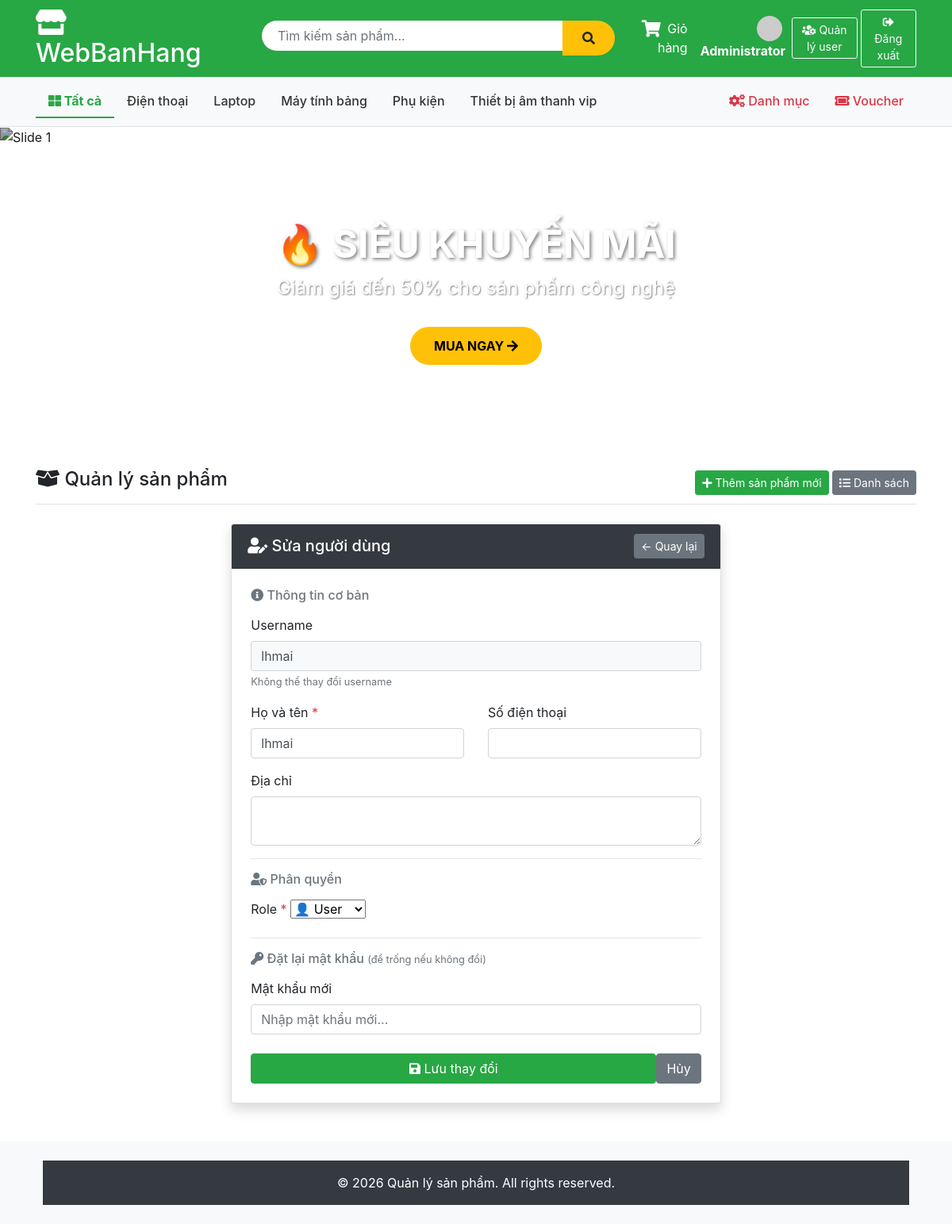
The page /Account/editUser/5 (signed in) on the database its author committed.
### tables this page shows
CREATE TABLE `category` (
  `id` int NOT NULL AUTO_INCREMENT,
  `name` varchar(100) NOT NULL,
  `description` text,
  PRIMARY KEY (`id`)
);

CREATE TABLE `account` (
  `id` int NOT NULL AUTO_INCREMENT,
  `username` varchar(255) NOT NULL,
  `fullname` varchar(255) NOT NULL,
  `email` varchar(255) DEFAULT NULL,
  `password` varchar(255) NOT NULL,
  `role` enum('admin','user') DEFAULT 'user',
  `avatar` varchar(255) DEFAULT NULL,
  `phone` varchar(20) DEFAULT NULL,
  `address` text,
  `is_locked` tinyint DEFAULT '0',
  `remember_token` varchar(255) DEFAULT NULL,
  `token_expire` datetime DEFAULT NULL,
  `reset_token` varchar(255) DEFAULT NULL,
  `reset_expire` datetime DEFAULT NULL,
  `security_question` varchar(255) DEFAULT NULL,
  `security_answer` varchar(255) DEFAULT NULL,
  PRIMARY KEY (`id`),
  UNIQUE KEY `username` (`username`),
  UNIQUE KEY `email` (`email`)
);

### app/controllers/AccountController.php (called while the page is built, shortened)
<?php
require_once('app/config/database.php');
require_once('app/models/AccountModel.php');
require_once('app/helpers/SessionHelper.php');
class AccountController {
    private $accountModel;
    public function __construct() {
        $this->db           = (new Database())->getConnection();
        $this->accountModel = new AccountModel($this->db);
    }
    public function editUser($id) {
        $account = $this->accountModel->getAccountById($id);
        include 'app/views/account/edit_user.php';
    }
}
?>

### index.php (called while the page is built, shortened)
<?php
require_once 'app/helpers/SessionHelper.php';
require_once 'app/config/database.php';
$url = $_GET['url'] ?? '';
$url = rtrim($url, '/');
$url = filter_var($url, FILTER_SANITIZE_URL);
$url = explode('/', $url);
$action = isset($url[1]) && $url[1] != '' ? $url[1] : 'index';
$controller = new $controllerName();
call_user_func_array([$controller, $action], array_slice($url, 2));
?>

### app/helpers/SessionHelper.php (called while the page is built, shortened)
<?php
class SessionHelper {
    public static function isLoggedIn() {
        return isset($_SESSION['username']);
    }
    public static function isAdmin() {
        return isset($_SESSION['username']) &&
               isset($_SESSION['role']) &&
               $_SESSION['role'] === 'admin';
    }
}
?>

### app/config/database.php (called while the page is built, shortened)
<?php
class Database {
    private $host = "localhost";
    private $db_name = "my_store";
    private $username = "root";
    private $password = "";
    public function getConnection() {
        $this->conn = null;
        try {
            $this->conn = new PDO(
                "mysql:host=" . $this->host . ";dbname=" . $this->db_name,
                $this->username,
                $this->password
            );
            $this->conn->exec("set names utf8");
        } catch(PDOException $exception) {
            echo "Connection error: " . $exception->getMessage();
        }
        return $this->conn;
    }
}
?>

### app/models/AccountModel.php (called while the page is built, shortened)
<?php
class AccountModel {
    private $conn;
    private $table_name = "account";
    public function __construct($db) {
        $this->conn = $db;
    }
    public function getAccountById($id) {
        $query = "SELECT * FROM " . $this->table_name . " WHERE id = :id LIMIT 1";
        $stmt  = $this->conn->prepare($query);
        $stmt->bindParam(":id", $id, PDO::PARAM_INT);
        $stmt->execute();
        return $stmt->fetch(PDO::FETCH_OBJ);
    }
}
?>

### app/views/account/edit_user.php (the view, shortened to what this page needs)
<?php include 'app/views/shares/header.php'; ?>
<div class="container mt-4">
    <div class="row justify-content-center">
        <div class="col-md-7">
            <div class="card shadow">
                <div class="card-header bg-dark text-white d-flex justify-content-between align-items-center">
                    <h5 class="mb-0">
                        <i class="fas fa-user-edit"></i> Sửa người dùng
                    </h5>
                    <a href="/Account/manageUsers" class="btn btn-sm btn-secondary">
                        ← Quay lại
                    </a>
                </div>
                <div class="card-body p-4">
                    <form method="POST" action="/Account/updateUser">
                        <h6 class="text-muted mb-3">
                            <i class="fas fa-info-circle"></i> Thông tin cơ bản
                        </h6>
                        <div class="mb-3">
                            <label>Username</label>
                            <input type="text" class="form-control bg-light"
                                   value="<?= htmlspecialchars($account->username) ?>"
                                   disabled>
                            <small class="text-muted">Không thể thay đổi username</small>
                        </div>
                        <div class="row">
                            <div class="col-md-6 mb-3">
                                <label>Họ và tên <span class="text-danger">*</span></label>
                                <input type="text" name="fullname" class="form-control"
                                       value="<?= htmlspecialchars($account->fullname) ?>"
                                       required>
                            </div>
                            <div class="col-md-6 mb-3">
                                <label>Số điện thoại</label>
                                <input type="text" name="phone" class="form-control"
                                       value="<?= htmlspecialchars($account->phone ?? '') ?>">
                            </div>
                        </div>
                        <div class="mb-3">
                            <label>Địa chỉ</label>
                            <textarea name="address" class="form-control" rows="2"><?= htmlspecialchars($account->address ?? '') ?></textarea>
                        </div>
                        <hr>
                        <h6 class="text-muted mb-3">
                            <i class="fas fa-user-shield"></i> Phân quyền
                        </h6>
                        <div class="mb-3">
                            <label>Role <span class="text-danger">*</span></label>
                            <select name="role" class="form-select"
                                    <?= ($account->id == $_SESSION['user_id']) ? 'disabled' : '' ?>>
                                <option value="user"  <?= $account->role === 'user'  ? 'selected' : '' ?>>
                                    👤 User
                                </option>
                            </select>
                        </div>
                        <hr>
                        <h6 class="text-muted mb-3">
                            <i class="fas fa-key"></i> Đặt lại mật khẩu
                            <small class="text-muted fw-normal">(để trống nếu không đổi)</small>
                        </h6>
                        <div class="mb-4">
                            <label>Mật khẩu mới</label>
                            <input type="password" name="new_password"
                                   class="form-control" minlength="6"
                                   placeholder="Nhập mật khẩu mới...">
                        </div>
                        <div class="d-flex gap-2">
                            <button type="submit" class="btn btn-success flex-grow-1">
                                <i class="fas fa-save"></i> Lưu thay đổi
                            </button>
                            <a href="/Account/manageUsers" class="btn btn-secondary">
                                Hủy
                            </a>
                        </div>
                    </form>
                </div>
            </div>
        </div>
    </div>
</div>
<?php include 'app/views/shares/footer.php'; ?>

### app/views/shares/header.php (shortened to what this page needs)
<?php
require_once 'app/helpers/SessionHelper.php';
?>
<!DOCTYPE html>
<html lang="vi">
<head>
    <link href="https://stackpath.bootstrapcdn.com/bootstrap/4.5.2/css/bootstrap.min.css" rel="stylesheet">
    <link rel="stylesheet" href="https://cdnjs.cloudflare.com/ajax/libs/font-awesome/5.15.4/css/all.min.css">
</head>
<body>
    <div class="header-top">
        <div class="container">
            <div class="row align-items-center">
                <div class="col-md-3">
                    <h2 class="text-white mb-0">
                        <a href="/Product" style="color: white; text-decoration: none;">
                            <i class="fas fa-store"></i> WebBanHang
                        </a>
                    </h2>
                </div>
                <div class="col-md-5">
                    <form action="/Product/search" method="GET" class="search-box d-flex">
                        <input type="text" name="keyword" class="form-control"
                               placeholder="Tìm kiếm sản phẩm..."
                               value="<?php echo htmlspecialchars($_GET['keyword'] ?? ''); ?>">
                        <button type="submit" class="btn btn-warning">
                            <i class="fas fa-search"></i>
                        </button>
                    </form>
                </div>
                <div class="col-md-4 text-white text-right d-flex align-items-center justify-content-end">
                    <a href="/Product/cart" class="text-white mr-3 position-relative" style="text-decoration: none;">
                        <span class="cart-icon-wrapper">
                            <i class="fas fa-shopping-cart fa-lg"></i>
                        </span>
                        <span class="ml-1 d-none d-md-inline">Giỏ hàng</span>
                    </a>
                    <?php if (SessionHelper::isLoggedIn()): ?>
                        <a href="/Account/profile" class="text-white mr-2" style="text-decoration:none;">
                            <?php
                            $avatarSrc = !empty($_SESSION['avatar'])
                                ? '/public/' . $_SESSION['avatar']
                                : 'https://ui-avatars.com/api/?name=' . urlencode($_SESSION['fullname'] ?? 'U') . '&size=32&background=fff&color=28a745';
                            ?>
                            <img src="<?= $avatarSrc ?>" class="rounded-circle mr-1" style="width:32px;height:32px;object-fit:cover;">
                            <strong><?= htmlspecialchars($_SESSION['fullname'] ?? $_SESSION['username']) ?></strong>
                        </a>
                        <?php if (SessionHelper::isAdmin()): ?>
                            <a href="/Account/manageUsers" class="btn btn-outline-light btn-sm mr-1">
                                <i class="fas fa-users-cog"></i> Quản lý user
                            </a>
                        <?php endif; ?>
                        <a href="/Account/logout" class="btn btn-outline-light btn-sm">
                            <i class="fas fa-sign-out-alt"></i> Đăng xuất
                        </a>
                    <?php endif; ?>
                </div>
            </div>
        </div>
    </div>
    <div class="category-nav">
        <div class="container">
            <ul class="nav">
                <li class="nav-item">
                    <a class="nav-link <?php echo (!isset($_GET['category'])) ? 'active' : ''; ?>"
                       href="/Product">
                        <i class="fas fa-th-large"></i> Tất cả
                    </a>
                </li>
                <?php
                $db = (new Database())->getConnection();
                $stmt = $db->query("SELECT * FROM category ORDER BY name ASC");
                $cats = $stmt->fetchAll(PDO::FETCH_OBJ);
                foreach ($cats as $cat):
                    $isActive = (isset($_GET['category']) && $_GET['category'] == $cat->id) ? 'active' : '';
                ?>
                <li class="nav-item">
                    <a class="nav-link <?php echo $isActive; ?>"
                       href="/Product?category=<?php echo $cat->id; ?>">
                        <?php echo htmlspecialchars($cat->name); ?>
                    </a>
                </li>
                <?php endforeach; ?>
                <?php if (SessionHelper::isAdmin()): ?>
                <li class="nav-item ml-auto">
                    <a class="nav-link admin-link" href="/Category/list">
                        <i class="fas fa-cogs"></i> Danh mục
                    </a>
                </li>
                <li class="nav-item">
                    <a class="nav-link admin-link" href="/Voucher">
                        <i class="fas fa-ticket-alt"></i> Voucher
                    </a>
                </li>
                <?php endif; ?>
            </ul>
        </div>
    </div>
    <div class="banner-slider">
        <div id="mainSlider" class="carousel slide" data-ride="carousel" data-interval="4000">
            <ol class="carousel-indicators">
                <li data-target="#mainSlider" data-slide-to="0" class="active"></li>
                <li data-target="#mainSlider" data-slide-to="1"></li>
                <li data-target="#mainSlider" data-slide-to="2"></li>
            </ol>
            <div class="carousel-inner">
                <div class="carousel-item active">
                    <img src="https://images.unsplash.com/photo-1607082348824-0a96f2a4b9da?w=1200" alt="Slide 1">
                    <div class="carousel-caption">
                        <h3>🔥 SIÊU KHUYẾN MÃI</h3>
                        <p>Giảm giá đến 50% cho sản phẩm công nghệ</p>
                        <a href="/Product" class="btn-shop-now">MUA NGAY <i class="fas fa-arrow-right"></i></a>
                    </div>
                </div>
            </div>
            <a class="carousel-control-prev" href="#mainSlider" role="button" data-slide="prev">
                <span class="carousel-control-prev-icon"></span>
            </a>
            <a class="carousel-control-next" href="#mainSlider" role="button" data-slide="next">
                <span class="carousel-control-next-icon"></span>
            </a>
        </div>
    </div>
    <div class="container mt-4">
        <div class="d-flex justify-content-between align-items-center mb-3 border-bottom pb-2">
            <h4><i class="fas fa-box-open"></i> Quản lý sản phẩm</h4>
            <?php if (SessionHelper::isAdmin()): ?>
            <div>
                <a href="/Product/add" class="btn btn-success btn-sm">
                    <i class="fas fa-plus"></i> Thêm sản phẩm mới
                </a>
                <a href="/Product" class="btn btn-secondary btn-sm">
                    <i class="fas fa-list"></i> Danh sách
                </a>
            </div>
            <?php endif; ?>
        </div>

### app/views/shares/header.php (style rules this page uses)
.header-top { background: #28a745; padding: 10px 0; }
.search-box { max-width: 600px; margin: 0 auto; }
.search-box input { border-radius: 25px 0 0 25px; border: none; padding: 10px 20px; }
.search-box button { border-radius: 0 25px 25px 0; background: #ffc107; border: none; padding: 10px 25px; }
.category-nav { background: #f8f9fa; padding: 10px 0; border-bottom: 1px solid #dee2e6; }
.category-nav .nav-link { color: #333; font-weight: 500; }
.category-nav .nav-link.active { color: #28a745; font-weight: bold; border-bottom: 2px solid #28a745; }
.admin-link { color: #dc3545 !important; font-weight: bold; }
.cart-icon-wrapper { position: relative; display: inline-block; }
.banner-slider { position: relative; margin-bottom: 30px; }
.banner-slider .carousel-item { height: 400px; }
.banner-slider .carousel-item img { height: 100%; object-fit: cover; filter: brightness(0.7); }
.banner-slider .carousel-caption { bottom: 20%; }
.banner-slider .carousel-caption h3 { font-size: 3rem; font-weight: bold; text-shadow: 2px 2px 4px rgba(0,0,0,0.5); }
.banner-slider .carousel-caption p { font-size: 1.5rem; text-shadow: 1px 1px 2px rgba(0,0,0,0.5); }
.btn-shop-now { background: #ffc107; color: #000; padding: 12px 30px; border-radius: 25px; font-weight: bold; text-decoration: none; display: inline-block; margin-top: 15px; transition: all 0.3s; }

### rows shown on the page
category: name "Điện thoại"
category: name "Laptop"
category: name "Máy tính bảng"
category: name "Phụ kiện"
category: name "Thiết bị âm thanh vip"
account: username "lhmai", fullname "lhmai", role "👤 User"

### other values the page prints
$_SESSION['fullname'] "Administrator"
